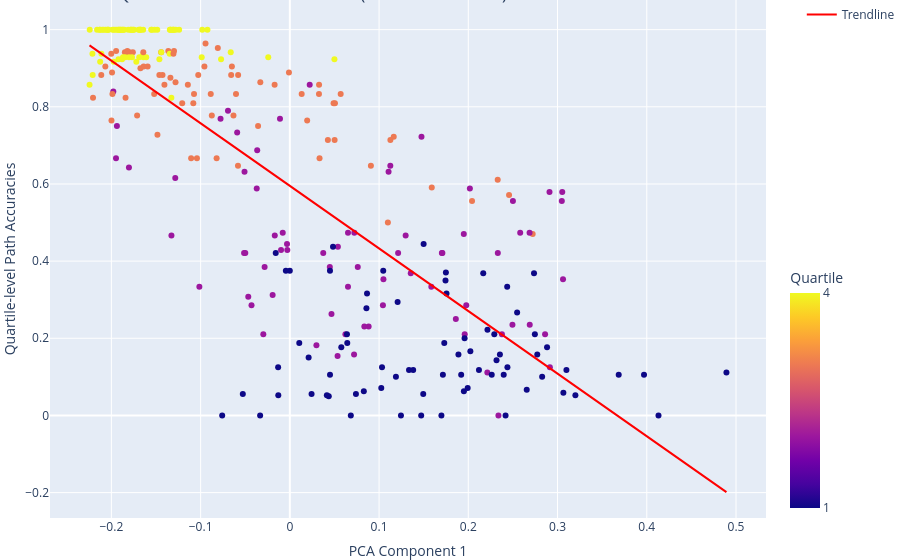

Here is the notebook cell this chart was saved with:
### Code cell
from scipy.stats import pearsonr
import plotly.express as px

## Compute correlation coefficient between graph embedding PCA-1 and accuracy
# pearson correlation & linear regression (regression has predictive power)
# kendall / spearman -- non-linear but monotonic
# print(len(accs_by_q))
# print(len(X))

# Assuming X and labels are defined
# Reduce dimensionality to 2D for visualization
pca = PCA(n_components=2)
reduced_features = pca.fit_transform(X)

# Extract the first principal component (PCA-1)
pca_1 = reduced_features[:, 0]

# Compute the Pearson correlation coefficient between PCA-1 and accuracies by quartile
correlation_coefficient, p_value = pearsonr(pca_1, accs_by_q)

print(f"Pearson correlation coefficient: {correlation_coefficient:.2f}")
print(f"P-value: {p_value:.4f}")

# Plotting PCA-1 vs. clustering scores
fig = px.scatter(
    x=pca_1,
    y=accs_by_q,
    color=qs,
    labels={'x': 'PCA Component 1', 'y': 'Quartile-level Path Accuracies', 'color': 'Quartile'},
    title=f'PCA-1 vs Quartile-level Path Accuracies  (Correlation: {correlation_coefficient:.2f})'
)

# Add a trendline to visualize the correlation
fig.update_traces(mode='markers')
fig.add_traces(
    go.Scatter(
        x=pca_1,
        y=np.poly1d(np.polyfit(pca_1, accs_by_q, 1))(pca_1),
        mode='lines',
        line=dict(color='red'),
        name='Trendline'
    )
)

# Adjust layout to prevent overlap
fig.update_layout(
    margin=dict(l=50, r=100, t=0, b=0),  # Adjust margins to provide space for the colorbar
    legend=dict(x=1.05, y=1, traceorder='normal', orientation='v'),  # Move legend to the right
    coloraxis_colorbar=dict(
        title='Quartile',  # Make sure colorbar title is clear
        tickvals=[min(qs), max(qs)],  # Example of setting specific tick values, adjust as needed
        ticktext=['1', '4'],  # Example of tick text
        len=0.5,  # Adjust the length of the colorbar
        yanchor='top'  # Align colorbar to the top
    )
)

fig.show()

### Figure 1 — Plotly figure (JSON) as saved in the notebook; plotly's stock layout.template omitted (floating-point values rounded to 4 significant figures; data arrays with more than 128 entries replaced by an {"elided": "..."} marker saying what was removed)
{"data": [{"hovertemplate": "PCA Component 1=%{x}<br>Quartile-level Path Accuracies=%{y}<br>Quartile=%{marker.color}<extra></extra>", "legendgroup": "", "marker": {"color": {"elided": "288 int values"}, "coloraxis": "coloraxis", "symbol": "circle"}, "mode": "markers", "name": "", "orientation": "v", "showlegend": false, "type": "scatter", "x": {"elided": "288 float values"}, "xaxis": "x", "y": {"elided": "288 float values"}, "yaxis": "y"}, {"line": {"color": "red"}, "mode": "lines", "name": "Trendline", "type": "scatter", "x": {"elided": "288 float values"}, "y": {"elided": "288 float values"}}], "layout": {"autosize": true, "coloraxis": {"colorbar": {"len": 0.5, "ticktext": ["1", "4"], "tickvals": [1, 4], "title": {"text": "Quartile"}, "yanchor": "top"}, "colorscale": [[0, "#0d0887"], [0.1111, "#46039f"], [0.2222, "#7201a8"], [0.3333, "#9c179e"], [0.4444, "#bd3786"], [0.5556, "#d8576b"], [0.6667, "#ed7953"], [0.7778, "#fb9f3a"], [0.8889, "#fdca26"], [1, "#f0f921"]]}, "legend": {"orientation": "v", "tracegroupgap": 0, "traceorder": "normal", "x": 1.05, "y": 1}, "margin": {"b": 0, "l": 50, "r": 100, "t": 0}, "title": {"text": "PCA-1 vs Quartile-level Path Accuracies  (Correlation: -0.79)"}, "xaxis": {"anchor": "y", "autorange": true, "domain": [0, 1], "range": [-0.2706, 0.5354], "title": {"text": "PCA Component 1"}, "type": "linear"}, "yaxis": {"anchor": "x", "autorange": true, "domain": [0, 1], "range": [-0.2662, 1.083], "title": {"text": "Quartile-level Path Accuracies"}, "type": "linear"}}}
